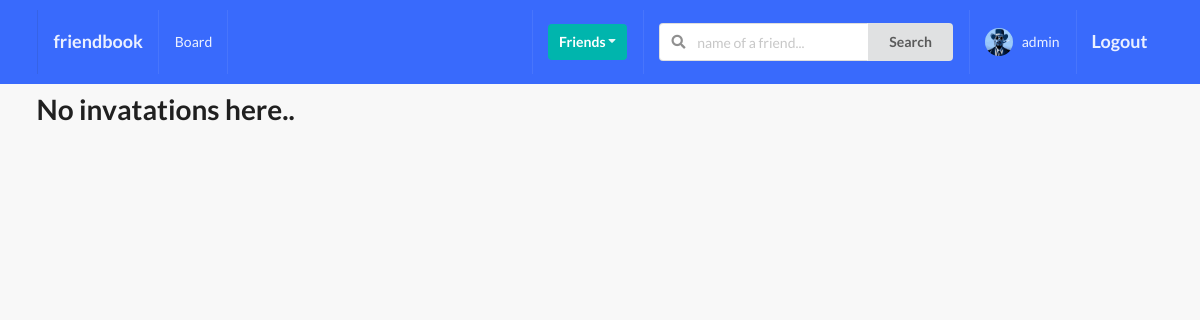
Page /profiles/my-invites/ (signed in) on the earlier database version.
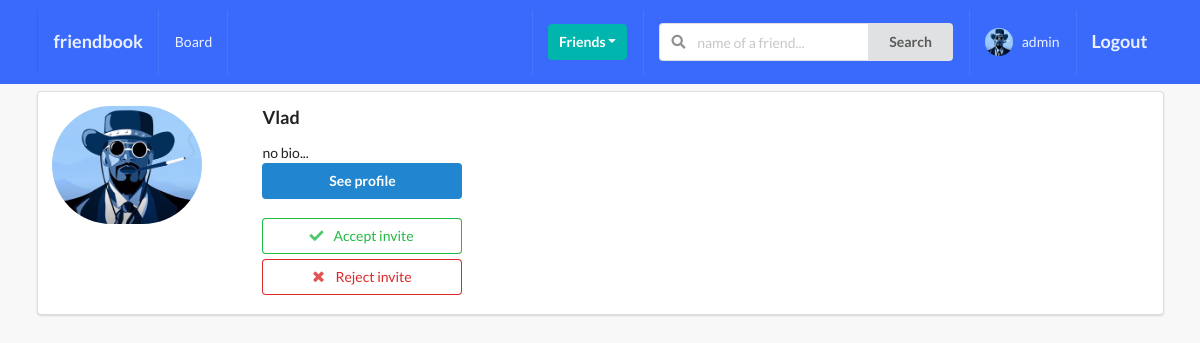
Same page on the later database version.
### profiles/models.py (models this page shows, shortened)
class Profile(models.Model):
    first_name = models.CharField(max_length=200, blank=True)
    last_name = models.CharField(max_length=200, blank=True)
    user = models.OneToOneField(User, on_delete=models.CASCADE)
    bio = models.TextField(default="no bio...", max_length=300)
    email = models.EmailField(max_length=200, blank=True)
    country = models.CharField(max_length=200, blank=True)
    avatar = models.ImageField(default='avatar.png', upload_to='avatars/')
    friends = models.ManyToManyField(User, blank=True, related_name='friends')
    slug = models.SlugField(unique=True, blank=True)
    updated = models.DateTimeField(auto_now=True)
    created = models.DateTimeField(auto_now_add=True)
    objects = ProfileManager()
    __initial_first_name = None
    __initial_last_name = None
    def __init__(self, *args, **kwargs):
        super().__init__(*args, **kwargs)
        self.__initial_first_name = self.first_name
        self.__initial_last_name = self.last_name

### profiles/views.py (the view)
# urls.py: path('my-invites/', invites_received_view, name='my-invites-view'),
@login_required
def invites_received_view(request):
    profile = Profile.objects.get(user=request.user)
    qs = Relationship.objects.invatations_received(profile)
    results = list(map(lambda x: x.sender, qs))
    is_empty = False
    if len(results) == 0:
        is_empty = True
    context = {
        'qs': results,
        'is_empty': is_empty,
    }
    return render(request, 'profiles/my_invites.html', context)

### profiles/context_processors.py (called while the page is built)
def profile_pic(request):
    if request.user.is_authenticated:
        profile_obj = Profile.objects.get(user=request.user)
        pic = profile_obj.avatar
        return {'picture':pic}
    return {}

def invatations_received_no(request):
    if request.user.is_authenticated:
        profile_obj = Profile.objects.get(user=request.user)
        qs_count = Relationship.objects.invatations_received(profile_obj).count()
        return {'invites_num':qs_count}
    return {}

### profiles/models.py (called while the page is built)
    def invatations_received(self, receiver):
        qs = Relationship.objects.filter(receiver=receiver, status='send')
        return qs

### profiles/templates/profiles/my_invites.html (shortened to what this page needs)
{% extends 'base.html' %}
{% block content %}
    {% if is_empty %}
        <h1>No invatations here..</h1>
    {% endif %}
    {% for obj in qs %}
        <div class="ui segment">
            <div class="ui grid">
                <div class="row">
                    <div class="three wide column">
                        <img class="ui small circular image" src={{obj.avatar.url}}>
                    </div>
                    <div class="thirteen wide column">
                        <h3>{{obj.user}}</h3>
                        <p>{{obj.bio}}</h3>
                        <br>
                        <a href="">
                            <button class="ui primary button w-big mb-5">See profile</button>
                        </a>
                        <form action="{% url 'profiles:accept-invite' %}" method="POST">
                            <button type="submit" class="ui positive basic button w-big mb-5">
                                <i class="check icon"></i>
                                Accept invite
                            </button>
                        </form>
                         <form action="{% url 'profiles:reject-invite' %}" method="POST">
                            <button type="submit" class="ui negative basic button w-big mb-5">
                                <i class="close icon"></i>
                                Reject invite
                            </button>
                        </form>
                    </div>
                </div>
            </div>
        </div>
    {% endfor %}
{% endblock content %}

Differences in the rows shown:
added Profile: avatar (picture), user "Vlad", bio "no bio..."
Other differences:
text no longer shown: "No invatations here.."
